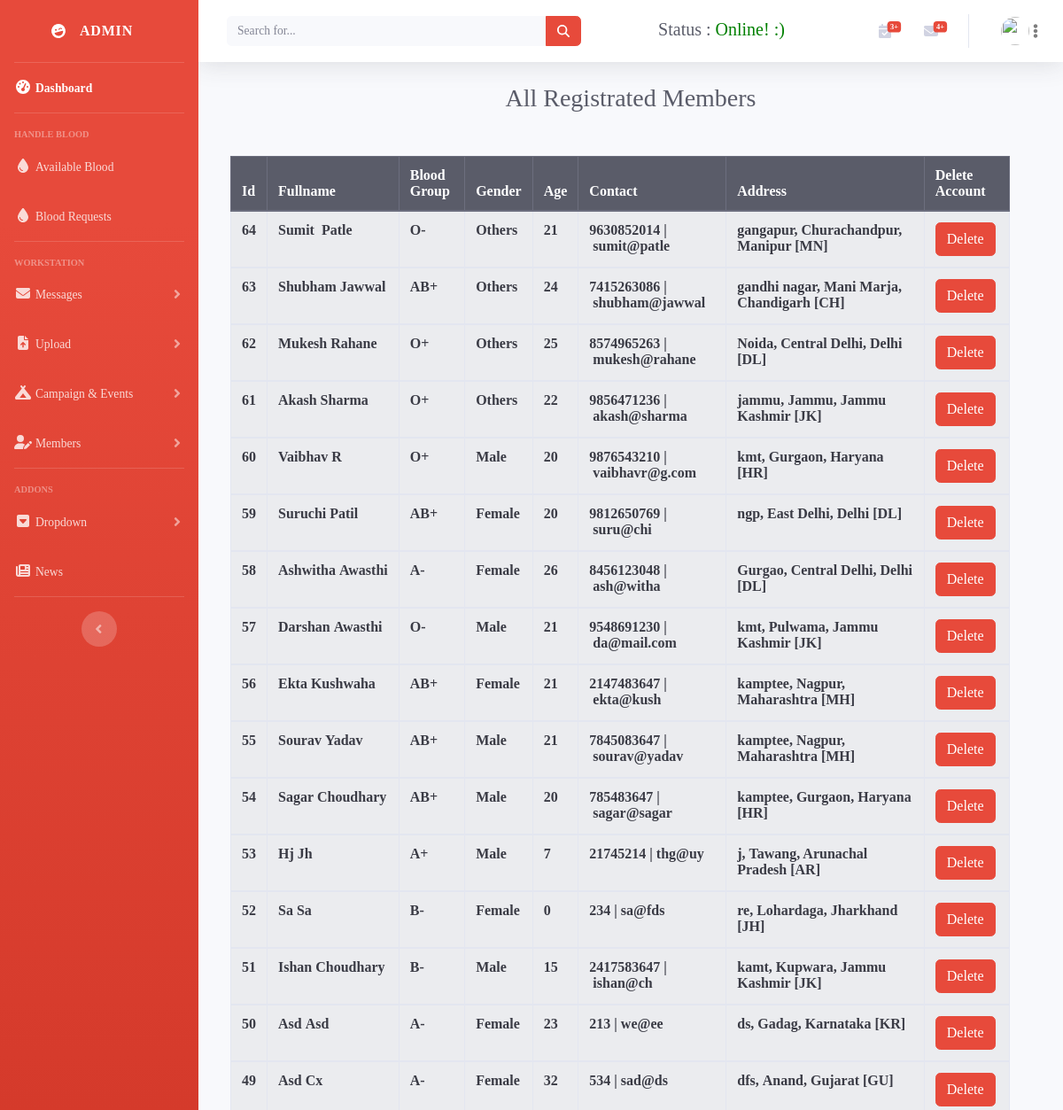
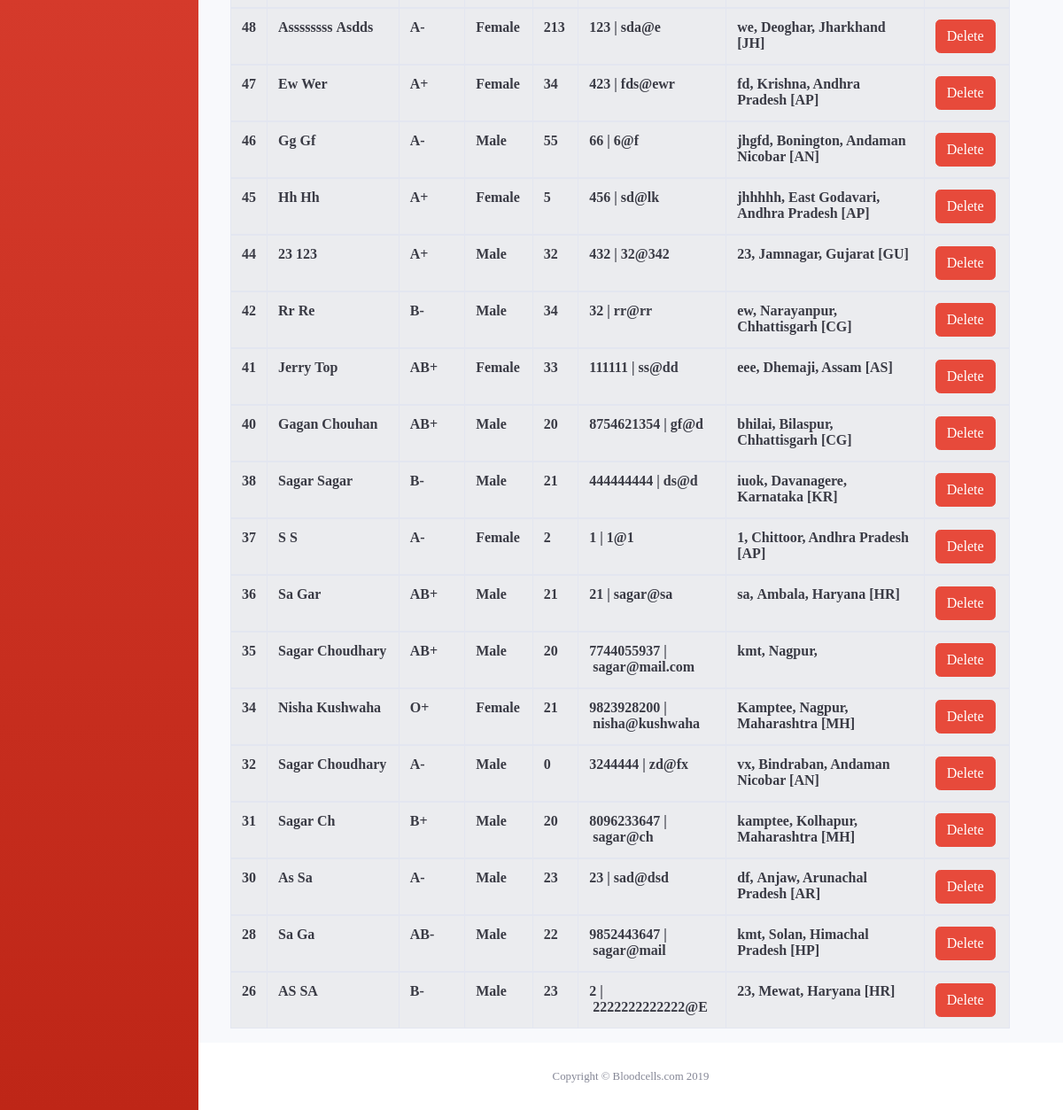
Page /admin/all_member.php on the committed database (2 pictures, top to bottom).
### tables this page shows
CREATE TABLE `user_reg` (
  `id` int(10) NOT NULL,
  `fname` text NOT NULL,
  `lname` text NOT NULL,
  `bgroup` varchar(20) NOT NULL,
  `gender` text NOT NULL,
  `age` int(3) NOT NULL,
  `email` varchar(40) NOT NULL,
  `pincode` int(6) NOT NULL,
  `mobno` bigint(11) NOT NULL,
  `state` text NOT NULL,
  `district` text NOT NULL,
  `city` text NOT NULL,
  `pwd` varchar(40) NOT NULL
);

CREATE TABLE `all_states` (
  `state_code` text DEFAULT NULL,
  `state_name` text DEFAULT NULL,
  `country_code` text DEFAULT NULL
);

### admin/all_member.php (the view, shortened to what this page needs)
<?php include('include/header.php'); ?>
</head>
<body id="page-top">
<?php include('include/sidebar.php'); ?>
    <div id="content-wrapper" class="d-flex flex-column">
      <div id="content">
        <?php
        include('include/topbar.php');
        ?>
        <div class="container-fluid">
          <h1 class="h3 mb-4 text-center text-gray-800">All Registrated Members</h1>
<div class="container">
  <div >
    <div class="row justify-content-center table-responsive">
      <table class="table table-bordered table-hover table-striped">
        <thead class="thead-dark">
          <tr>
            <th scope="col">Id</th>
            <th scope="col">Fullname</th>
            <th scope="col">Blood Group</th>
            <th scope="col">Gender</th>
            <th scope="col">Age</th>
            <th scope="col">Contact</th>
            <th scope="col">Address</th>
            <th scope="col">Delete Account</th>
          </tr>
        </thead>
<?php
  $mysqli = new mysqli('localhost','root','','bloodcells') or die(mysqli_error($mysqli));
  $result = $mysqli->query("SELECT * FROM user_reg ORDER BY id DESC") or die($mysqli->error);
?>
        <?php while ($row = $result->fetch_assoc()): ?>
        <tbody id="myTable">
          <tr>
            <td class="font-weight-bold text-gray-900"><?php echo $row['id']; ?></td>
            <td class="font-weight-bold text-gray-900 text-capitalize"><?php echo $row['fname']; ?>&nbsp;<?php echo $row['lname']; ?></td>
            <td class="font-weight-bold text-gray-900"><?php echo $row['bgroup']; ?></td>
            <td class="font-weight-bold text-gray-900"><?php echo $row['gender']; ?></td>
            <td class="font-weight-bold text-gray-900"><?php echo $row['age']; ?></td>
            <td class="font-weight-bold text-gray-900"><?php echo $row['mobno']; ?>&nbsp;&#124;&nbsp;<?php echo $row['email']; ?></td>
            <td class="font-weight-bold text-gray-900"><?php echo $row['city']; ?>&comma;&nbsp;<?php echo $row['district']; ?>&comma;
              <?php
              $state = $row['state'];
              $stateresult = $mysqli->query("SELECT * FROM all_states WHERE state_code = '$state'") or die($mysqli->error);?>
              <?php $statename = $stateresult->fetch_assoc() ?>
              <?php echo $statename['state_name']; ?>
              </td>
            <td>
              <a href="#deleteModalMember" class="btn btn-danger" data-toggle="modal">Delete</a>
            </td>
          </tr>
        </tbody>
        <?php endwhile; ?>
      </table>
    </div>
  </div>
</div>
        </div>
      </div>
   <?php
include('include/footer.php');
?>
    </div>
  </div>
</body>
</html>

### admin/message_assets/message.css (style rules this page uses)
* { margin: 0; padding: 0; box-sizing: border-box; font-family: Hind-Medium; }

### rows in the picture
user_reg: id "64", fname "Sumit", lname "Patle", bgroup "O-", gender "Others", age "21", mobno "9630852014", email "sumit@patle", city "gangapur", district "Churachandpur", all_states.state_name "Manipur [MN]"
user_reg: id "63", fname "Shubham", lname "Jawwal", bgroup "AB+", gender "Others", age "24", mobno "7415263086", email "shubham@jawwal", city "gandhi nagar", district "Mani Marja", all_states.state_name "Chandigarh [CH]"
user_reg: id "62", fname "Mukesh", lname "Rahane", bgroup "O+", gender "Others", age "25", mobno "8574965263", email "mukesh@rahane", city "Noida", district "Central Delhi", all_states.state_name "Delhi [DL]"
user_reg: id "61", fname "Akash", lname "Sharma", bgroup "O+", gender "Others", age "22", mobno "9856471236", email "akash@sharma", city "jammu", district "Jammu", all_states.state_name "Jammu Kashmir [JK]"
user_reg: id "60", fname "Vaibhav", lname "R", bgroup "O+", gender "Male", age "20", mobno "9876543210", email "vaibhavr@g.com", city "kmt", district "Gurgaon", all_states.state_name "Haryana [HR]"
user_reg: id "59", fname "Suruchi", lname "Patil", bgroup "AB+", gender "Female", age "20", mobno "9812650769", email "suru@chi", city "ngp", district "East Delhi", all_states.state_name "Delhi [DL]"
user_reg: id "58", fname "Ashwitha", lname "Awasthi", bgroup "A-", gender "Female", age "26", mobno "8456123048", email "ash@witha", city "Gurgao", district "Central Delhi", all_states.state_name "Delhi [DL]"
user_reg: id "57", fname "Darshan", lname "Awasthi", bgroup "O-", gender "Male", age "21", mobno "9548691230", email "da@mail.com", city "kmt", district "Pulwama", all_states.state_name "Jammu Kashmir [JK]"
user_reg: id "56", fname "Ekta", lname "Kushwaha", bgroup "AB+", gender "Female", age "21", mobno "2147483647", email "ekta@kush", city "kamptee", district "Nagpur", all_states.state_name "Maharashtra [MH]"
user_reg: id "55", fname "Sourav", lname "Yadav", bgroup "AB+", gender "Male", age "21", mobno "7845083647", email "sourav@yadav", city "kamptee", district "Nagpur", all_states.state_name "Maharashtra [MH]"
user_reg: id "54", fname "Sagar", lname "Choudhary", bgroup "AB+", gender "Male", age "20", mobno "785483647", email "sagar@sagar", city "kamptee", district "Gurgaon", all_states.state_name "Haryana [HR]"
user_reg: id "53", fname "Hj", lname "Jh", bgroup "A+", gender "Male", age "7", mobno "21745214", email "thg@uy", city "j", district "Tawang", all_states.state_name "Arunachal Pradesh [AR]"
user_reg: id "52", fname "Sa", lname "Sa", bgroup "B-", gender "Female", age "0", mobno "234", email "sa@fds", city "re", district "Lohardaga", all_states.state_name "Jharkhand [JH]"
user_reg: id "51", fname "Ishan", lname "Choudhary", bgroup "B-", gender "Male", age "15", mobno "2417583647", email "ishan@ch", city "kamt", district "Kupwara", all_states.state_name "Jammu Kashmir [JK]"
user_reg: id "50", fname "Asd", lname "Asd", bgroup "A-", gender "Female", age "23", mobno "213", email "we@ee", city "ds", district "Gadag", all_states.state_name "Karnataka [KR]"
user_reg: id "49", fname "Asd", lname "Cx", bgroup "A-", gender "Female", age "32", mobno "534", email "sad@ds", city "dfs", district "Anand", all_states.state_name "Gujarat [GU]"
user_reg: id "48", fname "Assssssss", lname "Asdds", bgroup "A-", gender "Female", age "213", mobno "123", email "sda@e", city "we", district "Deoghar", all_states.state_name "Jharkhand [JH]"
user_reg: id "47", fname "Ew", lname "Wer", bgroup "A+", gender "Female", age "34", mobno "423", email "fds@ewr", city "fd", district "Krishna", all_states.state_name "Andhra Pradesh [AP]"
user_reg: id "46", fname "Gg", lname "Gf", bgroup "A-", gender "Male", age "55", mobno "66", email "6@f", city "jhgfd", district "Bonington", all_states.state_name "Andaman Nicobar [AN]"
user_reg: id "45", fname "Hh", lname "Hh", bgroup "A+", gender "Female", age "5", mobno "456", email "sd@lk", city "jhhhhh", district "East Godavari", all_states.state_name "Andhra Pradesh [AP]"
user_reg: id "44", fname "23", lname "123", bgroup "A+", gender "Male", age "32", mobno "432", email "32@342", city "23", district "Jamnagar", all_states.state_name "Gujarat [GU]"
user_reg: id "42", fname "Rr", lname "Re", bgroup "B-", gender "Male", age "34", mobno "32", email "rr@rr", city "ew", district "Narayanpur", all_states.state_name "Chhattisgarh [CG]"
user_reg: id "41", fname "Jerry", lname "Top", bgroup "AB+", gender "Female", age "33", mobno "111111", email "ss@dd", city "eee", district "Dhemaji", all_states.state_name "Assam [AS]"
user_reg: id "40", fname "Gagan", lname "Chouhan", bgroup "AB+", gender "Male", age "20", mobno "8754621354", email "gf@d", city "bhilai", district "Bilaspur", all_states.state_name "Chhattisgarh [CG]"
user_reg: id "38", fname "Sagar", lname "Sagar", bgroup "B-", gender "Male", age "21", mobno "444444444", email "ds@d", city "iuok", district "Davanagere", all_states.state_name "Karnataka [KR]"
user_reg: id "37", fname "S", lname "S", bgroup "A-", gender "Female", age "2", mobno "1", email "1@1", city "1", district "Chittoor", all_states.state_name "Andhra Pradesh [AP]"
user_reg: id "36", fname "Sa", lname "Gar", bgroup "AB+", gender "Male", age "21", mobno "21", email "sagar@sa", city "sa", district "Ambala", all_states.state_name "Haryana [HR]"
user_reg: id "35", fname "Sagar", lname "Choudhary", bgroup "AB+", gender "Male", age "20", mobno "7744055937", email "sagar@mail.com", city "kmt", district "Nagpur"
user_reg: id "34", fname "Nisha", lname "Kushwaha", bgroup "O+", gender "Female", age "21", mobno "9823928200", email "nisha@kushwaha", city "Kamptee", district "Nagpur", all_states.state_name "Maharashtra [MH]"
user_reg: id "32", fname "Sagar", lname "Choudhary", bgroup "A-", gender "Male", age "0", mobno "3244444", email "zd@fx", city "vx", district "Bindraban", all_states.state_name "Andaman Nicobar [AN]"
user_reg: id "31", fname "Sagar", lname "Ch", bgroup "B+", gender "Male", age "20", mobno "8096233647", email "sagar@ch", city "kamptee", district "Kolhapur", all_states.state_name "Maharashtra [MH]"
user_reg: id "30", fname "As", lname "Sa", bgroup "A-", gender "Male", age "23", mobno "23", email "sad@dsd", city "df", district "Anjaw", all_states.state_name "Arunachal Pradesh [AR]"
user_reg: id "28", fname "Sa", lname "Ga", bgroup "AB-", gender "Male", age "22", mobno "9852443647", email "sagar@mail", city "kmt", district "Solan", all_states.state_name "Himachal Pradesh [HP]"
user_reg: id "26", fname "AS", lname "SA", bgroup "B-", gender "Male", age "23", mobno "2", email "2222222222222@E", city "23", district "Mewat", all_states.state_name "Haryana [HR]"

### other values in the picture
$qfourplus "+"
$fourplus "+"
